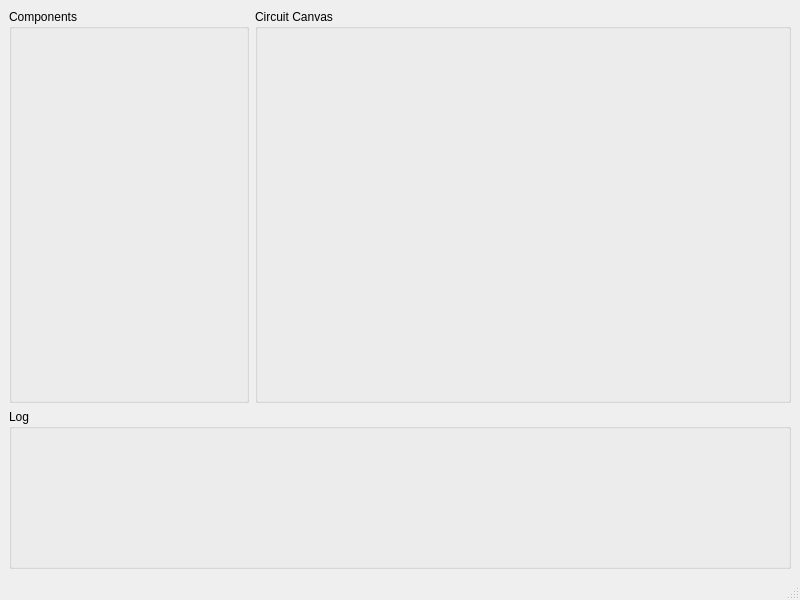
<?xml version="1.0" encoding="UTF-8"?>
<ui version="4.0">
 <class>MainWindow</class>
 <widget class="QMainWindow" name="MainWindow">
  <property name="geometry">
   <rect>
    <x>0</x>
    <y>0</y>
    <width>800</width>
    <height>600</height>
   </rect>
  </property>
  <property name="windowTitle">
   <string>ProteusLite</string>
  </property>
  <widget class="QWidget" name="centralwidget">
   <layout class="QVBoxLayout" name="mainLayout">
    <item>
     <layout class="QHBoxLayout" name="workspaceLayout">
      <item>
       <widget class="QGroupBox" name="componentsGroupBox">
        <property name="minimumSize">
         <size>
          <width>180</width>
          <height>0</height>
         </size>
        </property>
        <property name="maximumSize">
         <size>
          <width>240</width>
          <height>16777215</height>
         </size>
        </property>
        <property name="title">
         <string>Components</string>
        </property>
        <layout class="QVBoxLayout" name="componentsLayout"/>
       </widget>
      </item>
      <item>
       <widget class="QGroupBox" name="canvasGroupBox">
        <property name="title">
         <string>Circuit Canvas</string>
        </property>
        <layout class="QVBoxLayout" name="canvasLayout"/>
       </widget>
      </item>
     </layout>
    </item>
    <item>
     <widget class="QGroupBox" name="logGroupBox">
      <property name="minimumSize">
       <size>
        <width>0</width>
        <height>120</height>
       </size>
      </property>
      <property name="maximumSize">
       <size>
        <width>16777215</width>
        <height>160</height>
       </size>
      </property>
      <property name="title">
       <string>Log</string>
      </property>
      <layout class="QVBoxLayout" name="logLayout"/>
     </widget>
    </item>
   </layout>
  </widget>
  <widget class="QMenuBar" name="menubar">
   <property name="geometry">
    <rect>
     <x>0</x>
     <y>0</y>
     <width>800</width>
     <height>25</height>
    </rect>
   </property>
  </widget>
  <widget class="QStatusBar" name="statusbar"/>
 </widget>
 <resources/>
 <connections/>
</ui>
